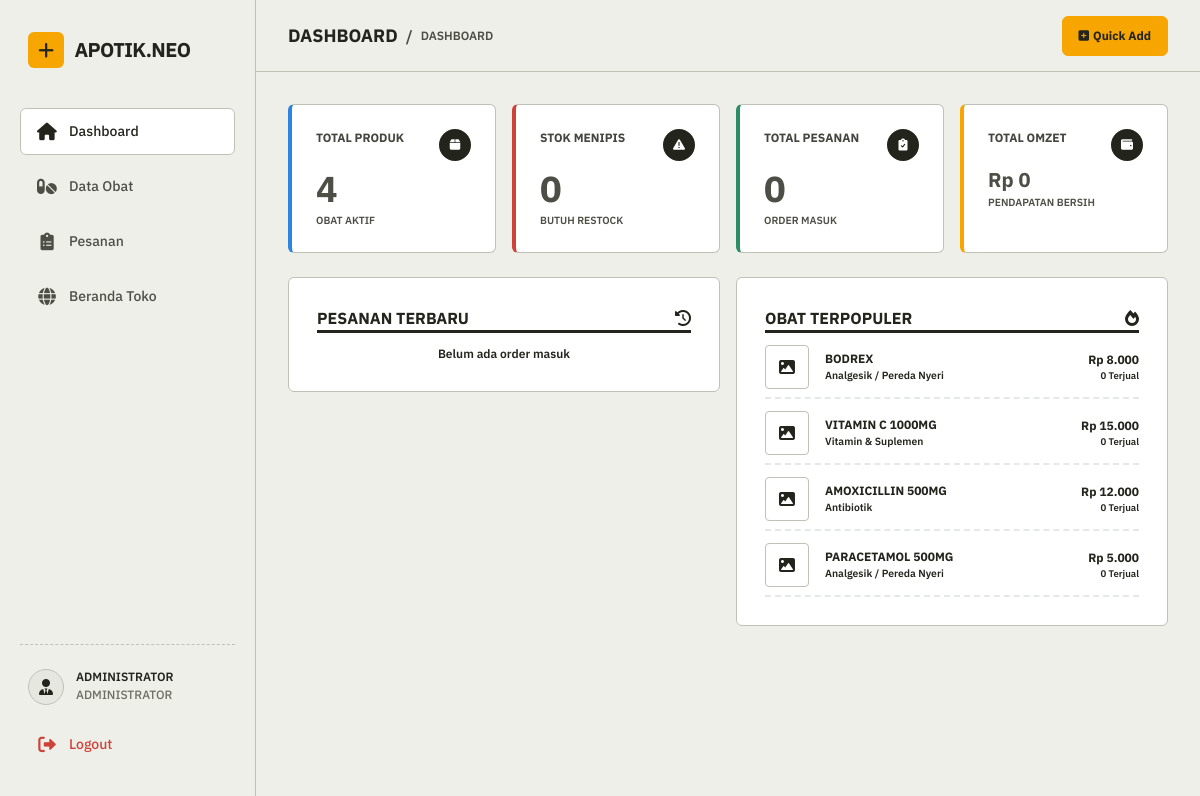
The app's page /admin/admin_dashboard.php (signed in) with its own data.
### tables this page shows
CREATE TABLE data_obat (
    id_obat INT AUTO_INCREMENT PRIMARY KEY,
    nama_obat VARCHAR(150) NOT NULL,
    id_kategori INT,
    harga INT NOT NULL,
    stok INT NOT NULL,
    tanggal_kadaluarsa DATE NOT NULL,
    gambar VARCHAR(255) DEFAULT 'default.jpg',
    deskripsi TEXT,
    FOREIGN KEY (id_kategori) REFERENCES kategori_obat(id_kategori) ON DELETE SET NULL ON UPDATE CASCADE
);

CREATE TABLE kategori_obat (
    id_kategori INT AUTO_INCREMENT PRIMARY KEY,
    nama_kategori VARCHAR(100) NOT NULL
);

### admin/admin_dashboard.php (the view, shortened to what this page needs)
<?php
include '../config/koneksi.php';
$q_total_obat = mysqli_fetch_assoc(mysqli_query($koneksi, "SELECT COUNT(id_obat) as total FROM data_obat"))['total'];
$q_stok_menipis = mysqli_fetch_assoc(mysqli_query($koneksi, "SELECT COUNT(id_obat) as total FROM data_obat WHERE stok < 10"))['total'];
$q_total_pesanan = mysqli_fetch_assoc(mysqli_query($koneksi, "SELECT COUNT(id_order) as total FROM orders"))['total'];
$q_pendapatan = mysqli_fetch_assoc(mysqli_query($koneksi, "SELECT SUM(total_harga) as total FROM orders WHERE status != 'dibatalkan'"))['total'] ?? 0;
require_once '../templates/header.php';
?>
<div class="admin-wrapper" style="display: flex; min-height: 100vh; background-color: #FDF9F1;">
    <?php require_once '../templates/admin_sidebar.php'; ?>
    <main class="admin-main" style="flex: 1; display: flex; flex-direction: column; min-width: 0;">
        <header class="admin-header">
            <div style="display: flex; align-items: center; gap: 0.5rem;">
                <span class="font-black text-lg uppercase tracking-tight" style="color: var(--black); margin-bottom: 0;">Dashboard</span>
                <span class="text-gray-400 font-bold">/</span>
                <span class="text-gray-500 font-bold text-xs uppercase" style="margin-bottom: 0;"><?= htmlspecialchars($page_param) ?></span>
            </div>
            <div style="display: flex; align-items: center; gap: 1rem;">
                <?php if($page_param === 'obat'): ?>
                    <button id="open-modal-btn" class="btn-neo bg-yellow" style="font-weight: 900; font-size: 0.75rem; box-shadow: 2px 2px 0 var(--black); border-width: 2.5px; padding: 0.45rem 1rem; color: var(--black); margin: 0;">
                        <i class="fa-solid fa-plus" style="margin-right: 0.25rem;"></i> Tambah Obat
                    </button>
                <?php else: ?>
                    <a href="admin_dashboard.php?page=obat&open_modal=true" class="btn-neo bg-black-flat" style="font-weight: 900; font-size: 0.75rem; box-shadow: 2px 2px 0 var(--black); border-width: 2.5px; padding: 0.45rem 1rem; margin: 0;">
                        <i class="fa-solid fa-square-plus" style="margin-right: 0.25rem; color: var(--neo-yellow);"></i> Quick Add
                    </a>
                <?php endif; ?>
            </div>
        </header>
        <div class="admin-content" style="padding: 2rem; flex: 1;">
            <?php if($page_param === 'dashboard'): ?>
                <div class="grid grid-cols-4 gap-6 mb-8">
                    <div class="metric-card-neo bg-cyan" style="padding: 1.5rem;">
                        <div class="flex justify-between items-start" style="margin-bottom: 0.5rem;">
                            <p class="font-black text-xs uppercase tracking-wider" style="margin: 0; color: var(--black); opacity: 0.85;">Total Produk</p>
                            <div style="background-color: var(--black); color: var(--white); width: 2rem; height: 2rem; border-radius: 9999px; display: flex; align-items: center; justify-content: center; border: 2px solid var(--black); box-shadow: 1.5px 1.5px 0 var(--white);">
                                <i class="fa-solid fa-box text-xs"></i>
                            </div>
                        </div>
                        <div class="flex flex-col justify-end" style="margin-top: 0.5rem;">
                            <span class="text-4xl font-black" style="line-height: 1.1; margin-bottom: 0.25rem;"><?= $q_total_obat ?></span>
                            <span class="text-gray-600 font-bold" style="font-size: 0.65rem; text-transform: uppercase;">Obat Aktif</span>
                        </div>
                    </div>
                    <div class="metric-card-neo bg-pink" style="padding: 1.5rem;">
                        <div class="flex justify-between items-start" style="margin-bottom: 0.5rem;">
                            <p class="font-black text-xs uppercase tracking-wider" style="margin: 0; color: var(--black); opacity: 0.85;">Stok Menipis</p>
                            <div style="background-color: var(--black); color: var(--white); width: 2rem; height: 2rem; border-radius: 9999px; display: flex; align-items: center; justify-content: center; border: 2px solid var(--black); box-shadow: 1.5px 1.5px 0 var(--white);">
                                <i class="fa-solid fa-triangle-exclamation text-xs"></i>
                            </div>
                        </div>
                        <div class="flex flex-col justify-end" style="margin-top: 0.5rem;">
                            <span class="text-4xl font-black" style="line-height: 1.1; margin-bottom: 0.25rem;"><?= $q_stok_menipis ?></span>
                            <span class="text-gray-600 font-bold" style="font-size: 0.65rem; text-transform: uppercase;">Butuh Restock</span>
                        </div>
                    </div>
                    <div class="metric-card-neo bg-green" style="padding: 1.5rem;">
                        <div class="flex justify-between items-start" style="margin-bottom: 0.5rem;">
                            <p class="font-black text-xs uppercase tracking-wider" style="margin: 0; color: var(--black); opacity: 0.85;">Total Pesanan</p>
                            <div style="background-color: var(--black); color: var(--white); width: 2rem; height: 2rem; border-radius: 9999px; display: flex; align-items: center; justify-content: center; border: 2px solid var(--black); box-shadow: 1.5px 1.5px 0 var(--white);">
                                <i class="fa-solid fa-clipboard-check text-xs"></i>
                            </div>
                        </div>
                        <div class="flex flex-col justify-end" style="margin-top: 0.5rem;">
                            <span class="text-4xl font-black" style="line-height: 1.1; margin-bottom: 0.25rem;"><?= $q_total_pesanan ?></span>
                            <span class="text-gray-600 font-bold" style="font-size: 0.65rem; text-transform: uppercase;">Order Masuk</span>
                        </div>
                    </div>
                    <div class="metric-card-neo bg-yellow" style="padding: 1.5rem;">
                        <div class="flex justify-between items-start" style="margin-bottom: 0.5rem;">
                            <p class="font-black text-xs uppercase tracking-wider" style="margin: 0; color: var(--black); opacity: 0.85;">Total Omzet</p>
                            <div style="background-color: var(--black); color: var(--white); width: 2rem; height: 2rem; border-radius: 9999px; display: flex; align-items: center; justify-content: center; border: 2px solid var(--black); box-shadow: 1.5px 1.5px 0 var(--white);">
                                <i class="fa-solid fa-wallet text-xs"></i>
                            </div>
                        </div>
                        <div class="flex flex-col justify-end" style="margin-top: 0.5rem;">
                            <span class="text-xl font-black" style="line-height: 1.1; margin-bottom: 0.25rem; white-space: nowrap;">Rp <?= number_format($q_pendapatan, 0, ',', '.') ?></span>
                            <span class="text-gray-600 font-bold" style="font-size: 0.65rem; text-transform: uppercase;">Pendapatan Bersih</span>
                        </div>
                    </div>
                </div>
                <div class="grid grid-cols-2 gap-6" style="align-items: start;">
                    <div class="neo-box bg-white" style="padding: 1.75rem; border-width: 4px; box-shadow: 6px 6px 0 var(--black);">
                        <h4 class="font-black text-md uppercase mb-4 pb-2" style="border-bottom: 3px solid var(--black); margin-top: 0; display: flex; justify-content: space-between; align-items: center;">
                            Pesanan Terbaru
                            <i class="fa-solid fa-clock-rotate-left text-neo-cyan"></i>
                        </h4>
                        <div style="display: flex; flex-direction: column; gap: 1rem;">
                            <?php
                            $q_recent_orders = mysqli_query($koneksi, "SELECT orders.*, users.nama_lengkap FROM orders JOIN users ON orders.id_user = users.id_user ORDER BY orders.id_order DESC LIMIT 4");
                            if(mysqli_num_rows($q_recent_orders) == 0):
                                echo '<p class="text-xs font-bold text-gray-400 text-center py-4">Belum ada order masuk</p>';
                            else:
                                while($ro_row = mysqli_fetch_assoc($q_recent_orders)):
                                    $ro_status_color = 'bg-yellow';
                                    if ($ro_row['status'] == 'dibayar') $ro_status_color = 'bg-cyan';
                                    if ($ro_row['status'] == 'dikirim') $ro_status_color = 'bg-blue text-white';
                                    if ($ro_row['status'] == 'selesai') $ro_status_color = 'bg-green';
                                    if ($ro_row['status'] == 'batal') $ro_status_color = 'bg-pink text-white';
                            ?>
                            <div style="display: flex; flex-direction: column; gap: 0.35rem; padding-bottom: 0.75rem; border-bottom: 2px dashed #E5E7EB;">
                                <div style="display: flex; justify-content: space-between; align-items: center;">
                                    <span class="font-black text-sm uppercase truncate" style="max-width: 15rem; color: var(--black);">#<?= $ro_row['id_order'] ?> - <?= htmlspecialchars($ro_row['nama_lengkap']) ?></span>
                                    <span class="badge-neo <?= $ro_status_color ?>" style="font-size: 0.6rem; padding: 0.15rem 0.4rem; box-shadow: 2px 2px 0 var(--black); border-width: 1.5px; color: var(--black); font-weight: 900;"><?= strtoupper($ro_row['status']) ?></span>
                                </div>
                                <div style="display: flex; justify-content: space-between; align-items: center; font-size: 0.8rem; font-weight: 700; color: var(--gray-600);">
                                    <span><?= date('d M Y, H:i', strtotime($ro_row['tanggal_order'])) ?></span>
                                    <span class="font-black text-sm" style="color: var(--black);">Rp <?= number_format($ro_row['total_harga'], 0, ',', '.') ?></span>
                                </div>
                            </div>
                            <?php endwhile; endif; ?>
                        </div>
                    </div>
                    <div class="neo-box bg-white" style="padding: 1.75rem; border-width: 4px; box-shadow: 6px 6px 0 var(--black);">
                        <h4 class="font-black text-md uppercase mb-4 pb-2" style="border-bottom: 3px solid var(--black); margin-top: 0; display: flex; justify-content: space-between; align-items: center;">
                            Obat Terpopuler
                            <i class="fa-solid fa-fire text-neo-pink"></i>
                        </h4>
                        <div class="flex flex-col gap-4">
                            <?php
                            $q_popular = mysqli_query($koneksi, "SELECT data_obat.*, kategori_obat.nama_kategori, COALESCE((SELECT SUM(jumlah) FROM order_details WHERE id_obat = data_obat.id_obat), 0) as terjual FROM data_obat LEFT JOIN kategori_obat ON data_obat.id_kategori = kategori_obat.id_kategori ORDER BY terjual DESC, id_obat DESC LIMIT 8");
                            if(mysqli_num_rows($q_popular) == 0):
                                echo '<p class="text-xs font-bold text-gray-400 text-center py-4">Belum ada obat terjual</p>';
                            else:
                                while($p_row = mysqli_fetch_assoc($q_popular)):
                                    $p_img = ($p_row['gambar'] && $p_row['gambar'] !== 'default.jpg') ? '../assets/img/' . $p_row['gambar'] : null;
                            ?>
                            <div style="display: flex; align-items: center; gap: 1rem; padding-bottom: 0.5rem; border-bottom: 2px dashed #E5E7EB;">
                                <?php if($p_img): ?>
                                    <div class="neo-box-sm" style="width: 2.75rem; height: 2.75rem; border-width: 2px; box-shadow: 2px 2px 0 var(--black); overflow: hidden; display: flex; align-items: center; justify-content: center; flex-shrink: 0;">
                                        <img src="<?= $p_img ?>" style="width: 100%; height: 100%; object-fit: cover;" alt="img">
                                    </div>
                                <?php else: ?>
                                    <div class="neo-box-sm bg-gray-100" style="width: 2.75rem; height: 2.75rem; border-width: 2px; box-shadow: 2px 2px 0 var(--black); display: flex; align-items: center; justify-content: center; flex-shrink: 0;">
                                        <i class="fa-solid fa-image text-gray-400" style="font-size: 1rem;"></i>
                                    </div>
                                <?php endif; ?>
                                <div style="flex: 1; min-width: 0;">
                                    <p class="font-black text-xs uppercase truncate" style="margin: 0;"><?= htmlspecialchars($p_row['nama_obat']) ?></p>
                                    <p class="text-gray-500 font-bold truncate" style="font-size: 0.65rem; margin: 0;"><?= htmlspecialchars($p_row['nama_kategori']) ?></p>
                                </div>
                                <div class="text-right flex-shrink-0">
                                    <p class="font-black text-xs" style="margin: 0; color: var(--neo-blue);">Rp <?= number_format($p_row['harga'], 0, ',', '.') ?></p>
                                    <p class="text-gray-500 font-bold" style="font-size: 0.6rem; margin: 0;"><?= $p_row['terjual'] ?> Terjual</p>
                                </div>
                            </div>
                            <?php endwhile; endif; ?>
                        </div>
                    </div>
                </div>
            <?php endif; ?>
        </div>
    </main>
</div>

### records on screen
data_obat: nama_obat "BODREX", id_kategori.nama_kategori "Analgesik / Pereda Nyeri", harga "8.000", terjual "0"
data_obat: nama_obat "VITAMIN C 1000MG", id_kategori.nama_kategori "Vitamin & Suplemen", harga "15.000", terjual "0"
data_obat: nama_obat "AMOXICILLIN 500MG", id_kategori.nama_kategori "Antibiotik", harga "12.000", terjual "0"
data_obat: nama_obat "PARACETAMOL 500MG", id_kategori.nama_kategori "Analgesik / Pereda Nyeri", harga "5.000", terjual "0"

### other values on screen
$_SESSION['nama_lengkap'] "ADMINISTRATOR"
$page_param "DASHBOARD"
$q_total_obat "4"
$q_stok_menipis "0"
$q_total_pesanan "0"
$q_pendapatan "0"
